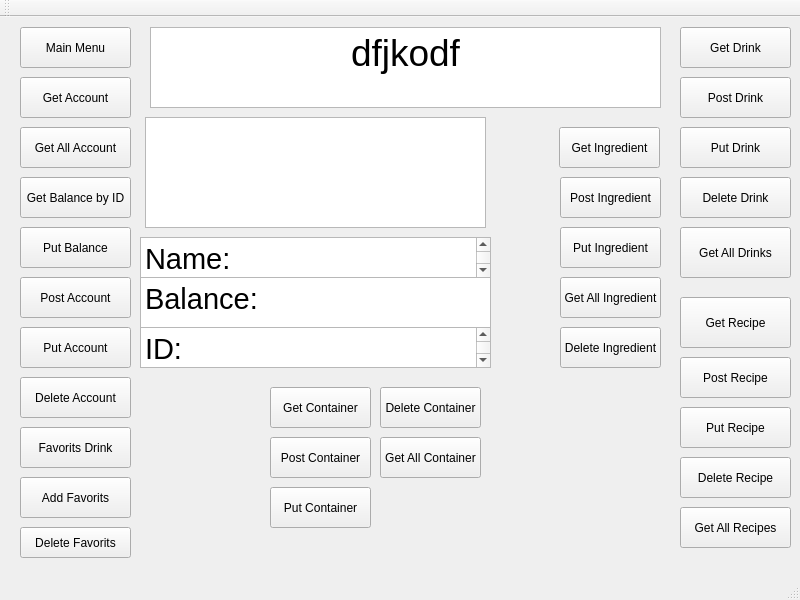
<?xml version="1.0" encoding="UTF-8"?>
<ui version="4.0">
 <class>MainWindow</class>
 <widget class="QMainWindow" name="MainWindow">
  <property name="geometry">
   <rect>
    <x>0</x>
    <y>0</y>
    <width>800</width>
    <height>600</height>
   </rect>
  </property>
  <property name="windowTitle">
   <string>MainWindow</string>
  </property>
  <widget class="QWidget" name="centralwidget">
   <widget class="QPushButton" name="pushPutAccountBalance">
    <property name="geometry">
     <rect>
      <x>20</x>
      <y>210</y>
      <width>111</width>
      <height>41</height>
     </rect>
    </property>
    <property name="text">
     <string>Put Balance</string>
    </property>
   </widget>
   <widget class="QPushButton" name="pushPostDrink">
    <property name="geometry">
     <rect>
      <x>680</x>
      <y>60</y>
      <width>111</width>
      <height>41</height>
     </rect>
    </property>
    <property name="text">
     <string>Post Drink</string>
    </property>
   </widget>
   <widget class="QPushButton" name="pushGetAccount">
    <property name="geometry">
     <rect>
      <x>20</x>
      <y>60</y>
      <width>111</width>
      <height>41</height>
     </rect>
    </property>
    <property name="text">
     <string>Get Account</string>
    </property>
   </widget>
   <widget class="QPushButton" name="pushGetDrink">
    <property name="geometry">
     <rect>
      <x>680</x>
      <y>10</y>
      <width>111</width>
      <height>41</height>
     </rect>
    </property>
    <property name="text">
     <string>Get Drink</string>
    </property>
   </widget>
   <widget class="QPushButton" name="pushFavoritsMenu">
    <property name="geometry">
     <rect>
      <x>20</x>
      <y>410</y>
      <width>111</width>
      <height>41</height>
     </rect>
    </property>
    <property name="text">
     <string>Favorits Drink</string>
    </property>
   </widget>
   <widget class="QTextBrowser" name="textMenu">
    <property name="geometry">
     <rect>
      <x>150</x>
      <y>10</y>
      <width>511</width>
      <height>81</height>
     </rect>
    </property>
    <property name="html">
     <string>&lt;!DOCTYPE HTML PUBLIC &quot;-//W3C//DTD HTML 4.0//EN&quot; &quot;http://www.w3.org/TR/REC-html40/strict.dtd&quot;&gt;
&lt;html&gt;&lt;head&gt;&lt;meta name=&quot;qrichtext&quot; content=&quot;1&quot; /&gt;&lt;meta charset=&quot;utf-8&quot; /&gt;&lt;style type=&quot;text/css&quot;&gt;
p, li { white-space: pre-wrap; }
&lt;/style&gt;&lt;/head&gt;&lt;body style=&quot; font-family:'Ubuntu'; font-size:10pt; font-weight:400; font-style:normal;&quot;&gt;
&lt;p align=&quot;center&quot; style=&quot; margin-top:0px; margin-bottom:0px; margin-left:0px; margin-right:0px; -qt-block-indent:0; text-indent:0px;&quot;&gt;&lt;span style=&quot; font-family:'Segoe UI'; font-size:28pt;&quot;&gt;dfjkodf&lt;/span&gt;&lt;/p&gt;&lt;/body&gt;&lt;/html&gt;</string>
    </property>
   </widget>
   <widget class="QTextBrowser" name="textInformation">
    <property name="geometry">
     <rect>
      <x>145</x>
      <y>100</y>
      <width>341</width>
      <height>111</height>
     </rect>
    </property>
   </widget>
   <widget class="QPushButton" name="pushMainMenu">
    <property name="geometry">
     <rect>
      <x>20</x>
      <y>10</y>
      <width>111</width>
      <height>41</height>
     </rect>
    </property>
    <property name="text">
     <string>Main Menu</string>
    </property>
   </widget>
   <widget class="QPushButton" name="pushPostAccount">
    <property name="geometry">
     <rect>
      <x>20</x>
      <y>260</y>
      <width>111</width>
      <height>41</height>
     </rect>
    </property>
    <property name="text">
     <string>Post Account</string>
    </property>
   </widget>
   <widget class="QTextEdit" name="textInsertName">
    <property name="geometry">
     <rect>
      <x>140</x>
      <y>220</y>
      <width>351</width>
      <height>41</height>
     </rect>
    </property>
    <property name="html">
     <string>&lt;!DOCTYPE HTML PUBLIC &quot;-//W3C//DTD HTML 4.0//EN&quot; &quot;http://www.w3.org/TR/REC-html40/strict.dtd&quot;&gt;
&lt;html&gt;&lt;head&gt;&lt;meta name=&quot;qrichtext&quot; content=&quot;1&quot; /&gt;&lt;meta charset=&quot;utf-8&quot; /&gt;&lt;style type=&quot;text/css&quot;&gt;
p, li { white-space: pre-wrap; }
&lt;/style&gt;&lt;/head&gt;&lt;body style=&quot; font-family:'Ubuntu'; font-size:10pt; font-weight:400; font-style:normal;&quot;&gt;
&lt;p style=&quot; margin-top:0px; margin-bottom:0px; margin-left:0px; margin-right:0px; -qt-block-indent:0; text-indent:0px;&quot;&gt;&lt;span style=&quot; font-family:'Segoe UI'; font-size:22pt;&quot;&gt;Name: &lt;/span&gt;&lt;/p&gt;&lt;/body&gt;&lt;/html&gt;</string>
    </property>
   </widget>
   <widget class="QPushButton" name="pushPutAccount">
    <property name="geometry">
     <rect>
      <x>20</x>
      <y>310</y>
      <width>111</width>
      <height>41</height>
     </rect>
    </property>
    <property name="text">
     <string>Put Account</string>
    </property>
   </widget>
   <widget class="QTextEdit" name="textInsertBalance">
    <property name="geometry">
     <rect>
      <x>140</x>
      <y>260</y>
      <width>351</width>
      <height>51</height>
     </rect>
    </property>
    <property name="html">
     <string>&lt;!DOCTYPE HTML PUBLIC &quot;-//W3C//DTD HTML 4.0//EN&quot; &quot;http://www.w3.org/TR/REC-html40/strict.dtd&quot;&gt;
&lt;html&gt;&lt;head&gt;&lt;meta name=&quot;qrichtext&quot; content=&quot;1&quot; /&gt;&lt;meta charset=&quot;utf-8&quot; /&gt;&lt;style type=&quot;text/css&quot;&gt;
p, li { white-space: pre-wrap; }
&lt;/style&gt;&lt;/head&gt;&lt;body style=&quot; font-family:'Ubuntu'; font-size:10pt; font-weight:400; font-style:normal;&quot;&gt;
&lt;p style=&quot; margin-top:0px; margin-bottom:0px; margin-left:0px; margin-right:0px; -qt-block-indent:0; text-indent:0px;&quot;&gt;&lt;span style=&quot; font-family:'Segoe UI'; font-size:22pt;&quot;&gt;Balance: &lt;/span&gt;&lt;/p&gt;&lt;/body&gt;&lt;/html&gt;</string>
    </property>
   </widget>
   <widget class="QPushButton" name="pushGetAllAccount">
    <property name="geometry">
     <rect>
      <x>20</x>
      <y>110</y>
      <width>111</width>
      <height>41</height>
     </rect>
    </property>
    <property name="text">
     <string>Get All Account</string>
    </property>
   </widget>
   <widget class="QTextEdit" name="textId">
    <property name="geometry">
     <rect>
      <x>140</x>
      <y>310</y>
      <width>351</width>
      <height>41</height>
     </rect>
    </property>
    <property name="html">
     <string>&lt;!DOCTYPE HTML PUBLIC &quot;-//W3C//DTD HTML 4.0//EN&quot; &quot;http://www.w3.org/TR/REC-html40/strict.dtd&quot;&gt;
&lt;html&gt;&lt;head&gt;&lt;meta name=&quot;qrichtext&quot; content=&quot;1&quot; /&gt;&lt;meta charset=&quot;utf-8&quot; /&gt;&lt;style type=&quot;text/css&quot;&gt;
p, li { white-space: pre-wrap; }
&lt;/style&gt;&lt;/head&gt;&lt;body style=&quot; font-family:'Ubuntu'; font-size:10pt; font-weight:400; font-style:normal;&quot;&gt;
&lt;p style=&quot; margin-top:0px; margin-bottom:0px; margin-left:0px; margin-right:0px; -qt-block-indent:0; text-indent:0px;&quot;&gt;&lt;span style=&quot; font-family:'Segoe UI'; font-size:22pt;&quot;&gt;ID:&lt;/span&gt;&lt;/p&gt;&lt;/body&gt;&lt;/html&gt;</string>
    </property>
   </widget>
   <widget class="QPushButton" name="pushDeleteAccount">
    <property name="geometry">
     <rect>
      <x>20</x>
      <y>360</y>
      <width>111</width>
      <height>41</height>
     </rect>
    </property>
    <property name="text">
     <string>Delete Account</string>
    </property>
   </widget>
   <widget class="QPushButton" name="pushGetAccountBalance">
    <property name="geometry">
     <rect>
      <x>20</x>
      <y>160</y>
      <width>111</width>
      <height>41</height>
     </rect>
    </property>
    <property name="text">
     <string>Get Balance by ID</string>
    </property>
   </widget>
   <widget class="QPushButton" name="pushPutRecipe">
    <property name="geometry">
     <rect>
      <x>680</x>
      <y>390</y>
      <width>111</width>
      <height>41</height>
     </rect>
    </property>
    <property name="text">
     <string>Put Recipe</string>
    </property>
   </widget>
   <widget class="QPushButton" name="pushPutDrink">
    <property name="geometry">
     <rect>
      <x>680</x>
      <y>110</y>
      <width>111</width>
      <height>41</height>
     </rect>
    </property>
    <property name="text">
     <string>Put Drink</string>
    </property>
   </widget>
   <widget class="QPushButton" name="pushDeleteDrink">
    <property name="geometry">
     <rect>
      <x>680</x>
      <y>160</y>
      <width>111</width>
      <height>41</height>
     </rect>
    </property>
    <property name="text">
     <string>Delete Drink</string>
    </property>
   </widget>
   <widget class="QPushButton" name="pushGetAllDrink">
    <property name="geometry">
     <rect>
      <x>680</x>
      <y>210</y>
      <width>111</width>
      <height>51</height>
     </rect>
    </property>
    <property name="text">
     <string>Get All Drinks</string>
    </property>
   </widget>
   <widget class="QPushButton" name="pushGetRecipe">
    <property name="geometry">
     <rect>
      <x>680</x>
      <y>280</y>
      <width>111</width>
      <height>51</height>
     </rect>
    </property>
    <property name="text">
     <string>Get Recipe</string>
    </property>
   </widget>
   <widget class="QPushButton" name="pushPostRecipe">
    <property name="geometry">
     <rect>
      <x>680</x>
      <y>340</y>
      <width>111</width>
      <height>41</height>
     </rect>
    </property>
    <property name="text">
     <string>Post Recipe</string>
    </property>
   </widget>
   <widget class="QPushButton" name="pushDeleteRecipe">
    <property name="geometry">
     <rect>
      <x>680</x>
      <y>440</y>
      <width>111</width>
      <height>41</height>
     </rect>
    </property>
    <property name="text">
     <string>Delete Recipe</string>
    </property>
   </widget>
   <widget class="QPushButton" name="pushGetAllRecipe">
    <property name="geometry">
     <rect>
      <x>680</x>
      <y>490</y>
      <width>111</width>
      <height>41</height>
     </rect>
    </property>
    <property name="text">
     <string>Get All Recipes</string>
    </property>
   </widget>
   <widget class="QPushButton" name="pushAddFavorits">
    <property name="geometry">
     <rect>
      <x>20</x>
      <y>460</y>
      <width>111</width>
      <height>41</height>
     </rect>
    </property>
    <property name="text">
     <string>Add Favorits</string>
    </property>
   </widget>
   <widget class="QPushButton" name="pushDeleteFavorits">
    <property name="geometry">
     <rect>
      <x>20</x>
      <y>510</y>
      <width>111</width>
      <height>31</height>
     </rect>
    </property>
    <property name="text">
     <string>Delete Favorits</string>
    </property>
   </widget>
   <widget class="QPushButton" name="pushGetIngredient">
    <property name="geometry">
     <rect>
      <x>559</x>
      <y>110</y>
      <width>101</width>
      <height>41</height>
     </rect>
    </property>
    <property name="text">
     <string>Get Ingredient</string>
    </property>
   </widget>
   <widget class="QPushButton" name="pushPostIngredient">
    <property name="geometry">
     <rect>
      <x>560</x>
      <y>160</y>
      <width>101</width>
      <height>41</height>
     </rect>
    </property>
    <property name="text">
     <string>Post Ingredient</string>
    </property>
   </widget>
   <widget class="QPushButton" name="pushPutIngredient">
    <property name="geometry">
     <rect>
      <x>560</x>
      <y>210</y>
      <width>101</width>
      <height>41</height>
     </rect>
    </property>
    <property name="text">
     <string>Put Ingredient</string>
    </property>
   </widget>
   <widget class="QPushButton" name="pushGetAllIngredient">
    <property name="geometry">
     <rect>
      <x>560</x>
      <y>260</y>
      <width>101</width>
      <height>41</height>
     </rect>
    </property>
    <property name="text">
     <string>Get All Ingredient</string>
    </property>
   </widget>
   <widget class="QPushButton" name="pushDeleteIngredient">
    <property name="geometry">
     <rect>
      <x>560</x>
      <y>310</y>
      <width>101</width>
      <height>41</height>
     </rect>
    </property>
    <property name="text">
     <string>Delete Ingredient</string>
    </property>
   </widget>
   <widget class="QPushButton" name="pushGetContainer">
    <property name="geometry">
     <rect>
      <x>270</x>
      <y>370</y>
      <width>101</width>
      <height>41</height>
     </rect>
    </property>
    <property name="text">
     <string>Get Container</string>
    </property>
   </widget>
   <widget class="QPushButton" name="pushPostContainer">
    <property name="geometry">
     <rect>
      <x>270</x>
      <y>420</y>
      <width>101</width>
      <height>41</height>
     </rect>
    </property>
    <property name="text">
     <string>Post Container</string>
    </property>
   </widget>
   <widget class="QPushButton" name="pushPutContainer">
    <property name="geometry">
     <rect>
      <x>270</x>
      <y>470</y>
      <width>101</width>
      <height>41</height>
     </rect>
    </property>
    <property name="text">
     <string>Put Container</string>
    </property>
   </widget>
   <widget class="QPushButton" name="pushDeleteContainer">
    <property name="geometry">
     <rect>
      <x>380</x>
      <y>370</y>
      <width>101</width>
      <height>41</height>
     </rect>
    </property>
    <property name="text">
     <string>Delete Container</string>
    </property>
   </widget>
   <widget class="QPushButton" name="pushGetAllContainer">
    <property name="geometry">
     <rect>
      <x>380</x>
      <y>420</y>
      <width>101</width>
      <height>41</height>
     </rect>
    </property>
    <property name="text">
     <string>Get All Container</string>
    </property>
   </widget>
  </widget>
  <widget class="QMenuBar" name="menubar">
   <property name="geometry">
    <rect>
     <x>0</x>
     <y>0</y>
     <width>800</width>
     <height>20</height>
    </rect>
   </property>
  </widget>
  <widget class="QStatusBar" name="statusbar"/>
  <widget class="QToolBar" name="toolBar">
   <property name="windowTitle">
    <string>toolBar</string>
   </property>
   <attribute name="toolBarArea">
    <enum>TopToolBarArea</enum>
   </attribute>
   <attribute name="toolBarBreak">
    <bool>false</bool>
   </attribute>
  </widget>
 </widget>
 <resources/>
 <connections/>
</ui>
